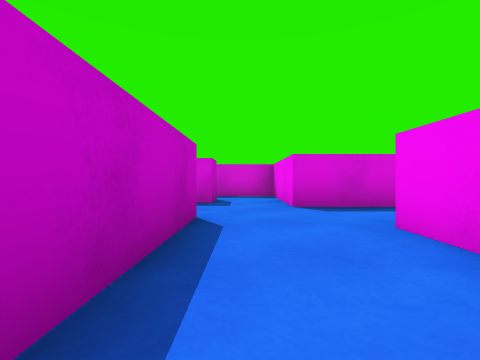
view 1 (above)

22 first-person views from a walk through a 3-D level made in the Unity game engine. The camera is 0.51 m above the floor, looks level and sees 85° across. The floor is counted in squares, 1 m on a side. Each view is taken from the middle of a square. On the plan, view 1 faces up. The plan holds only what a view shows up to about 9 squares ahead; the rest is blank. The player is left out.

view 2
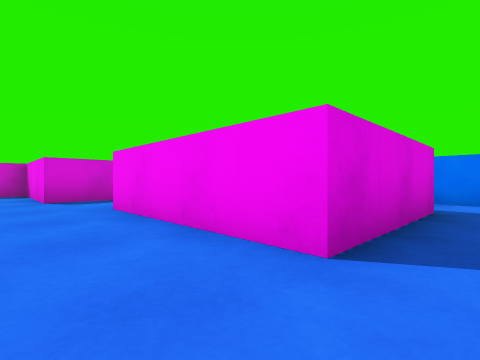

view 3
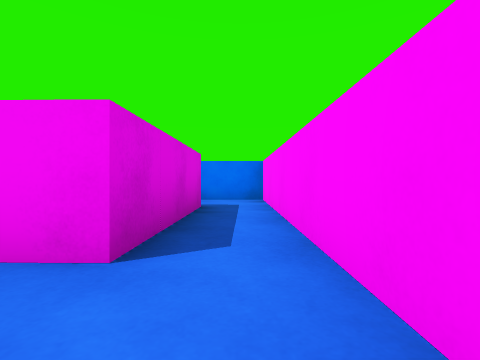

view 4
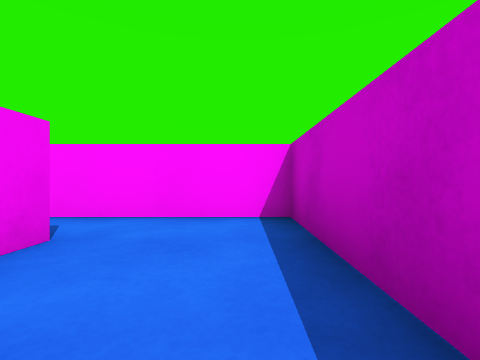

view 5
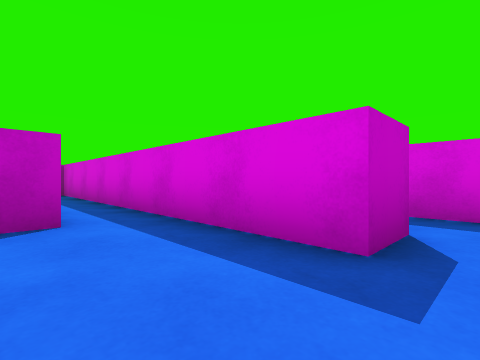

view 6
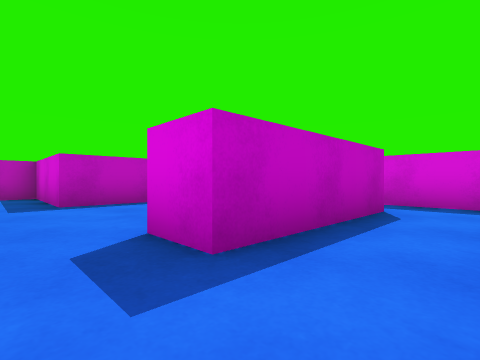

view 7
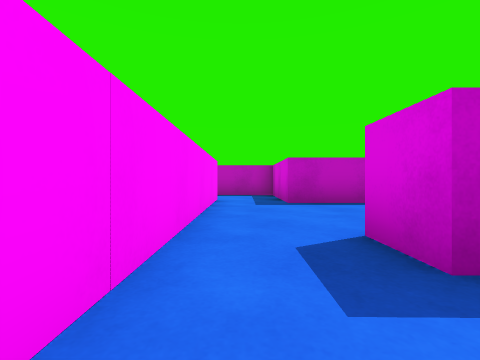

view 8
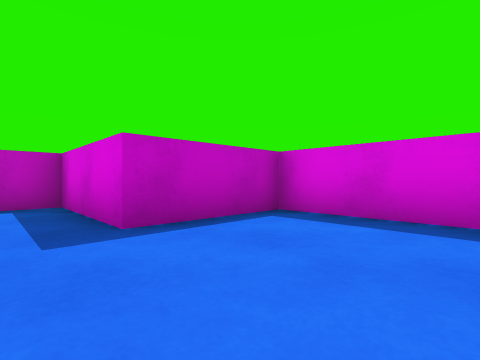

view 9
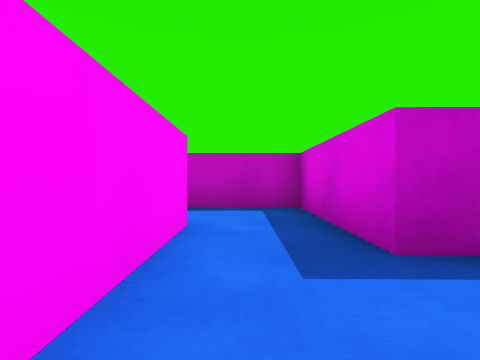

view 10
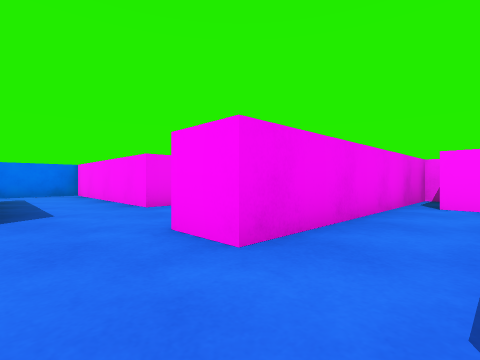

view 11
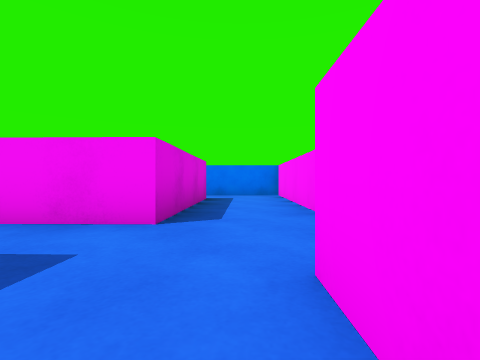

view 12
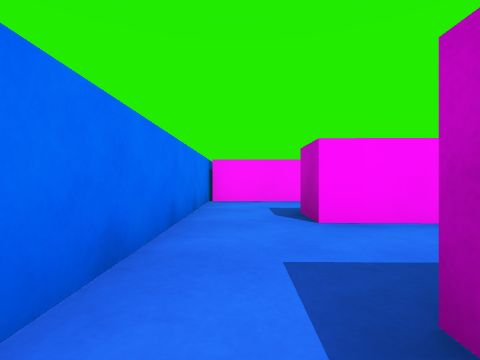

view 13
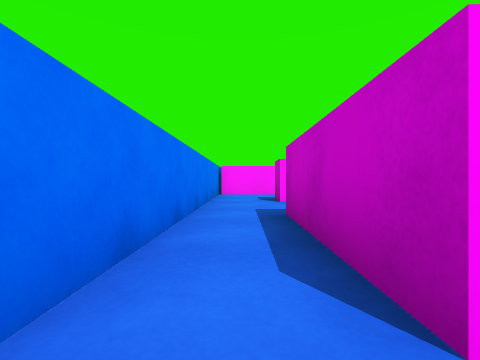

view 14
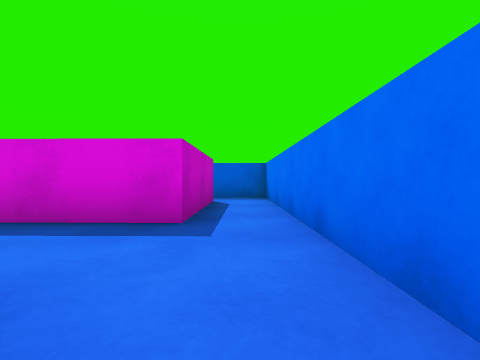

view 15
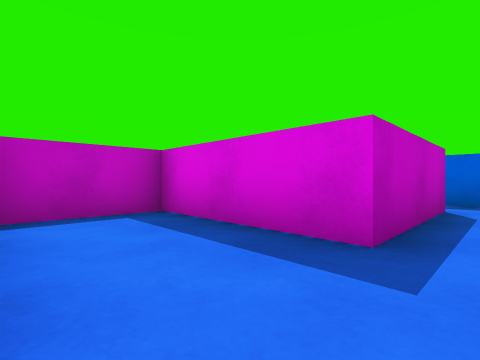

view 16
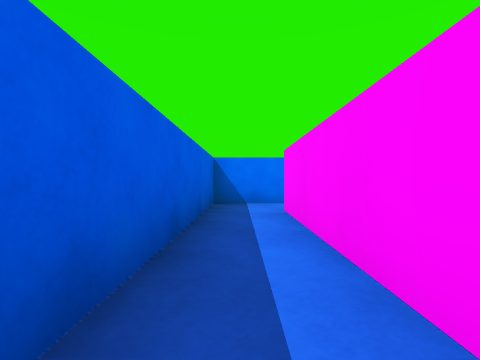

view 17
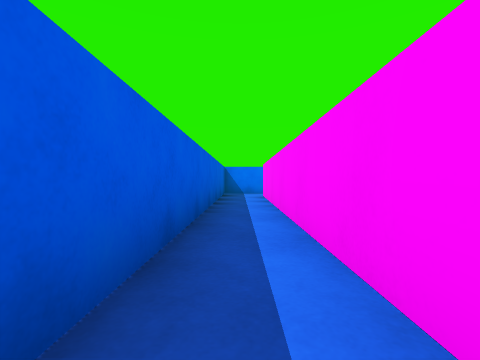

view 18
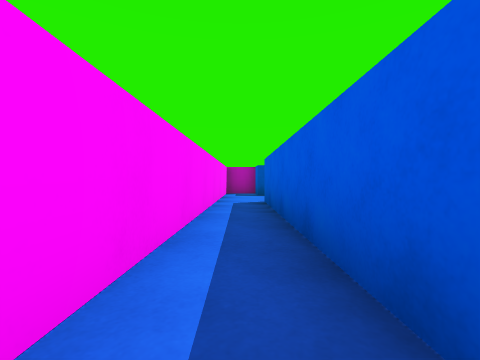

view 19
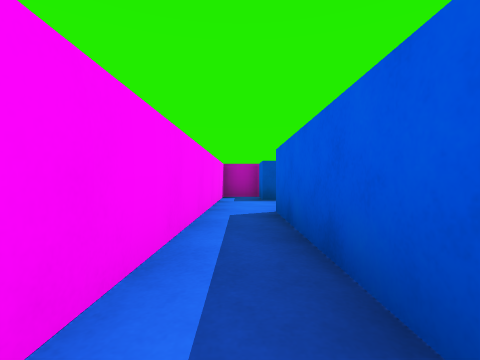

view 20
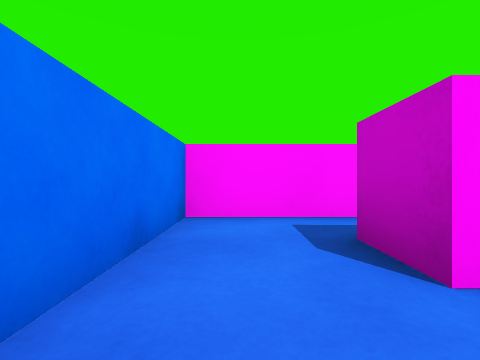

view 21
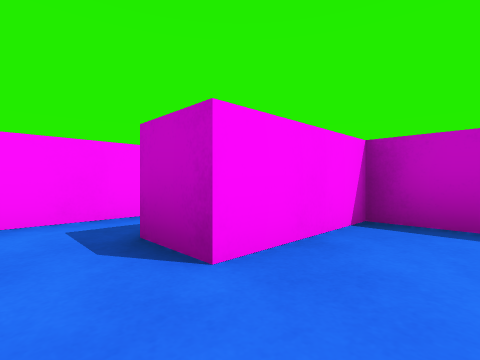

view 22
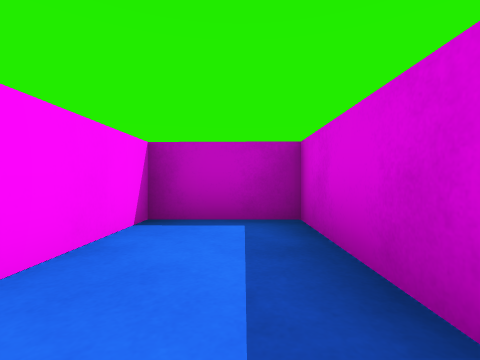

### Floor plan
Ten units are one square. View 1 is at (0, 0); x grows to the right and y downward. Boxes are objects, and circles mark ways between rooms. Rooms are numbered by the first view taken in them; rooms with no view inside come last. Other rooms are left out.
<svg viewBox="-113 -131 185 162">
<path fill="none" stroke="#000" d="M-16 -36 -6 -36 -7 26 67 26 67 -2M10 -50 10 -82 -10 -82M50 2 50 13 16 12 17 -28M-6 -69 -6 -58 -16 -58M-45 6 -23 6M-33 -35 -34 -11 -45 -11M-17 26 -16 -36M-51 -37 -77 -37 -78 -12M-75 6 -45 6M-33 -47 -33 -35M-16 -58 -85 -60M67 -64 67 -116M36 -59 51 -59M54 -113 53 -81 20 -81 20 -61M-64 -115 54 -113M67 -116 67 -126 -62 -126M51 -59 51 -49 10 -50M17 -28 67 -27 67 -64M53 -17 26 -18 26 2 50 2M-90 6 -75 6M-78 -12 -108 -12 -108 10"/>
<circle cx="-10" cy="-45" r="3" fill="#2a7"/>
<circle cx="10" cy="-40" r="3" fill="#2a7"/>
<circle cx="60" cy="5" r="3" fill="#2a7"/>
<circle cx="-40" cy="-5" r="3" fill="#2a7"/>
<circle cx="-25" cy="-25" r="3" fill="#2a7"/>
<circle cx="-85" cy="0" r="3" fill="#2a7"/>
<circle cx="60" cy="-110" r="3" fill="#2a7"/>
<circle cx="60" cy="-55" r="3" fill="#2a7"/>
<text x="10" y="-10">1</text>
<text x="-30" y="-10">2</text>
<text x="-60" y="-20">3</text>
<text x="-40" y="-50">4</text>
<text x="60" y="-80">5</text>
<text x="0" y="-120">6</text>
<text x="50" y="-40">7</text>
<text x="40" y="-10">8</text>
<text x="-90" y="0">9</text>
</svg>
Room 1 opens to room 4. Room 1 opens to room 7. Room 1 opens to room 8. Room 2 opens to room 3. Room 2 opens to room 4. Room 3 opens to room 9. Room 5 opens to room 6. Room 5 opens to room 7.

Where each view was taken, in squares from view 1:
view 1: 0 up, 0 right, facing up
view 2: 2 down, 0 right, facing up-right
view 3: 2 down, 0 right, facing right
view 4: 1 up, 0 right, facing down
view 5: 4 up, 0 right, facing up-left
view 6: 0 up, 2 left, facing up-left
view 7: 0 up, 2 left, facing left
view 8: 0 up, 5 left, facing up-left
view 9: 0 up, 6 left, facing left
view 10: 5 up, 3 left, facing down-right
view 11: 4 up, 2 left, facing right
view 12: 9 up, 6 right, facing down
view 13: 12 up, 6 right, facing down
view 14: 5 up, 6 right, facing up
view 15: 6 up, 6 right, facing up-left
view 16: 12 up, 1 right, facing right
view 17: 12 up, 3 left, facing right
view 18: 12 up, 0 right, facing left
view 19: 12 up, 2 left, facing left
view 20: 1 up, 6 right, facing down
view 21: 1 up, 6 right, facing down-left
view 22: 1 up, 6 right, facing left
